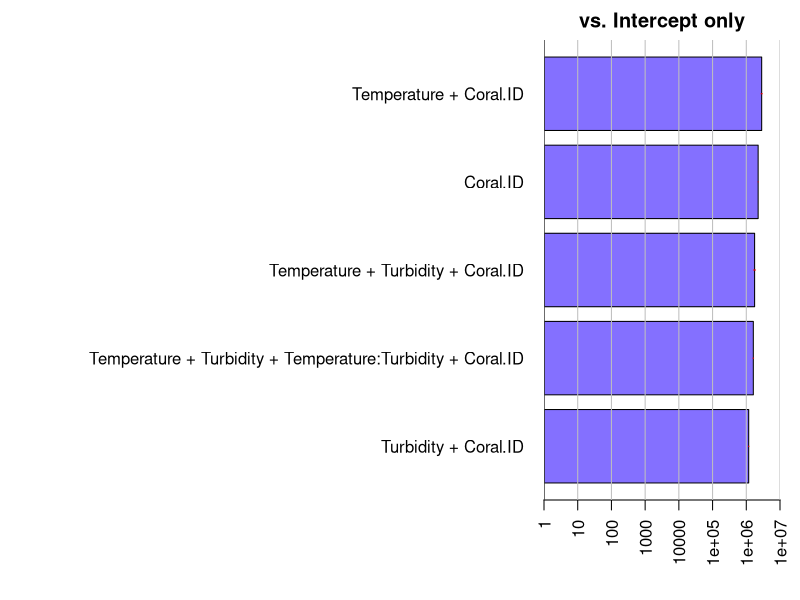

Recreate this plot in R.
## ---- chunk 1
datos <- read.csv("ETRmTreatmentDays.csv")
## ---- chunk 2
after.datos <- datos[ which(datos$Days.Post.Experiment == 0), ]
## ---- chunk 3
after.datos$Temperature <- after.datos$Treatment
class(after.datos$Temperature) #Already character
#So now we can make some substitutions to get it what it needs to be
unique(after.datos$Temperature) #Figuring our what we're actually substituting
#"Control"            "High NTU"           "High Temp"          "High Temp High NTU"

#Now we make the substitutions
after.datos$Temperature <- gsub("High Temp High NTU", "30", after.datos$Temperature)
#And we have to do high temp high NTU first, because it has the names of others in it
after.datos$Temperature <- gsub("Control", "27", after.datos$Temperature)
after.datos$Temperature <- gsub("High NTU", "27", after.datos$Temperature)
after.datos$Temperature <- gsub("High Temp", "30", after.datos$Temperature)

#Now we make it numeric
temperatura <- as.numeric(after.datos$Temperature)

#And then we put it back in our data frame
after.datos$Temperature <- temperatura
## ---- chunk 4
after.datos$Turbidity <- after.datos$Treatment

#Now we make the substitutions
after.datos$Turbidity <- gsub("High Temp High NTU", "29", after.datos$Turbidity)
#And we have to do high temp high NTU first, because it has the names of others in it
after.datos$Turbidity <- gsub("Control", "0", after.datos$Turbidity)
after.datos$Turbidity <- gsub("High NTU", "29", after.datos$Turbidity)
after.datos$Turbidity <- gsub("High Temp", "0", after.datos$Turbidity)

#Now we make it numeric
turbidez <- as.numeric(after.datos$Turbidity)

#And then we put it back in our data frame
after.datos$Turbidity <- turbidez
## ---- chunk 5
# Load packages
library(BayesFactor) # needed to calculate Bayes factors
library(here) # needed to assign working directory for relative paths 
## ---- chunk 6
#And now for this to work we're going to need an ID column
after.datos$ID <- paste(after.datos$Coral.ID, after.datos$Replicate, sep = "-")
#And it needs to be a factor
after.datos$ID <- as.factor(after.datos$ID)
## ---- chunk 7
#And it needs to be a factor
after.datos$Coral.ID <- as.factor(after.datos$Coral.ID)
## ---- chunk 8
class(after.datos$ETRm) #It's numeric so that's not the problem
## ---- chunk 9
X.factor <- as.factor(after.datos$X)
after.datos$X <- X.factor
## ---- chunk 10
#after.datos$Temperature <- as.factor(after.datos$Temperature)
#after.datos$Turbidity <- as.factor(after.datos$Turbidity)
## ---- chunk 11
#So now we make our Bayesian Models
bayes_rm <- generalTestBF(ETRm ~ Temperature * Turbidity + Coral.ID,
                          data = after.datos, whichRandom = "Coral.ID", neverExclude = "^Coral.ID$")
## ---- chunk 12
bayes_rm
## ---- chunk 13
plot(bayes_rm)
## ---- chunk 14
#Gets every model diveded by evey other model
bfmat <- bayes_rm/bayes_rm

look.at.this <- bfmat[,5] #Prints out the 19th column, which should show everything divided by Coral.ID

look.at.this
